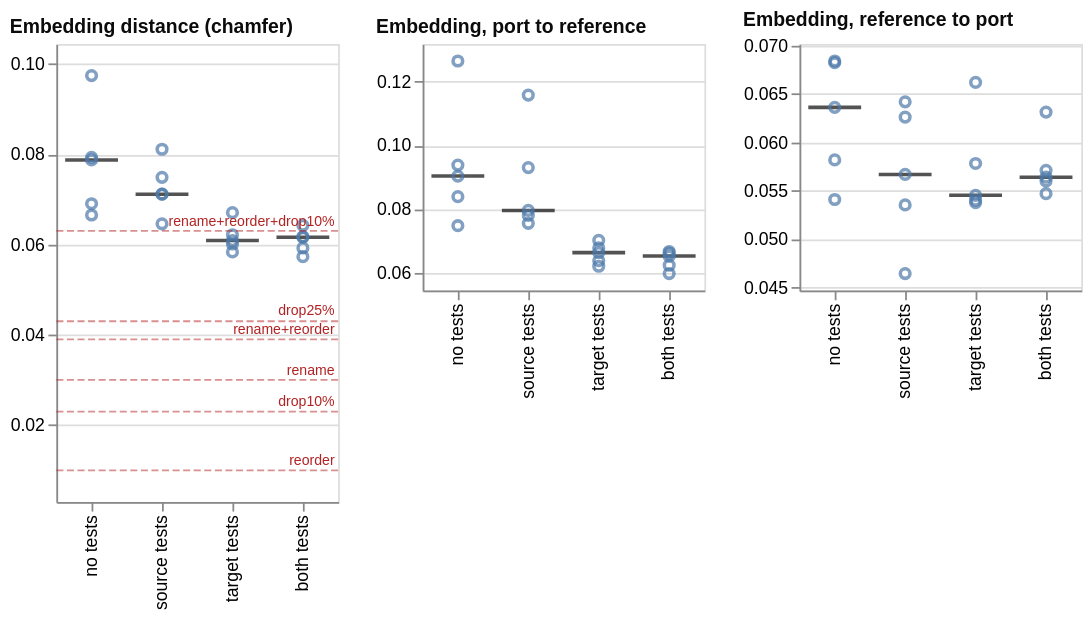

Describe this chart as a Vega-Lite specification.
### Vega-Lite specification from a JSON file in a GitHub repository (floating-point values rounded to 4 significant figures)
{"config": {"view": {"continuousWidth": 300, "continuousHeight": 300}}, "concat": [{"layer": [{"data": {"name": "data-320145745ffd850612bb5188b7b356c6"}, "mark": {"type": "tick", "color": "#0b0b0b", "opacity": 0.7, "size": 30, "thickness": 2}, "encoding": {"x": {"field": "condition", "scale": {"paddingInner": 0.25, "paddingOuter": 0.125}, "sort": ["no tests", "source tests", "target tests", "both tests"], "title": null, "type": "nominal"}, "y": {"aggregate": "median", "field": "value", "scale": {"domain": [0.003009, 0.1044], "nice": false}, "title": null, "type": "quantitative"}}}, {"data": {"name": "data-320145745ffd850612bb5188b7b356c6"}, "mark": {"type": "point"}, "encoding": {"x": {"field": "condition", "scale": {"paddingInner": 0.25, "paddingOuter": 0.125}, "sort": ["no tests", "source tests", "target tests", "both tests"], "title": null, "type": "nominal"}, "xOffset": {"field": "nudge", "scale": {"domain": [-1.0, 1.0], "range": [9.0, 21.0]}, "title": null, "type": "quantitative"}, "y": {"field": "value", "scale": {"domain": [0.003009, 0.1044], "nice": false}, "type": "quantitative"}}}, {"data": {"name": "data-320145745ffd850612bb5188b7b356c6"}, "mark": {"type": "rule"}, "encoding": {"y": {"aggregate": "median", "field": "reference", "scale": {"domain": [0.003009, 0.1044], "nice": false}, "type": "quantitative"}}, "transform": [{"filter": {"field": "reference", "valid": true}}]}, {"data": {"name": "data-3fe7fed6b55929babe2a09421447d04a"}, "mark": {"type": "rule", "color": "firebrick", "opacity": 0.5, "strokeDash": [4, 2]}, "encoding": {"y": {"field": "level", "scale": {"domain": [0.003009, 0.1044], "nice": false}, "title": null, "type": "quantitative"}}}, {"data": {"name": "data-e507f2c4ffd747d146d0e03620f8a073"}, "mark": {"type": "text", "align": "right", "baseline": "bottom", "color": "firebrick", "dy": -1, "fontSize": 8}, "encoding": {"text": {"field": "label", "type": "nominal"}, "x": {"value": 158}, "y": {"field": "level", "scale": {"domain": [0.003009, 0.1044], "nice": false}, "title": null, "type": "quantitative"}}}], "height": 260, "title": {"text": "Embedding distance (chamfer)", "anchor": "start", "color": "#0b0b0b", "fontSize": 11}, "width": 160}, {"layer": [{"mark": {"type": "tick", "color": "#0b0b0b", "opacity": 0.7, "size": 30, "thickness": 2}, "encoding": {"x": {"field": "condition", "scale": {"paddingInner": 0.25, "paddingOuter": 0.125}, "sort": ["no tests", "source tests", "target tests", "both tests"], "title": null, "type": "nominal"}, "y": {"aggregate": "median", "field": "value", "scale": {"domain": [0.05457, 0.1317], "nice": false}, "title": null, "type": "quantitative"}}}, {"mark": {"type": "point"}, "encoding": {"x": {"field": "condition", "scale": {"paddingInner": 0.25, "paddingOuter": 0.125}, "sort": ["no tests", "source tests", "target tests", "both tests"], "title": null, "type": "nominal"}, "xOffset": {"field": "nudge", "scale": {"domain": [-1.0, 1.0], "range": [9.0, 21.0]}, "title": null, "type": "quantitative"}, "y": {"field": "value", "scale": {"domain": [0.05457, 0.1317], "nice": false}, "type": "quantitative"}}}, {"mark": {"type": "rule"}, "encoding": {"y": {"aggregate": "median", "field": "reference", "scale": {"domain": [0.05457, 0.1317], "nice": false}, "type": "quantitative"}}, "transform": [{"filter": {"field": "reference", "valid": true}}]}], "data": {"name": "data-b294ac508c6a337ac288a2f5593ef48f"}, "height": 140, "title": {"text": "Embedding, port to reference", "anchor": "start", "color": "#0b0b0b", "fontSize": 11}, "width": 160}, {"layer": [{"mark": {"type": "tick", "color": "#0b0b0b", "opacity": 0.7, "size": 30, "thickness": 2}, "encoding": {"x": {"field": "condition", "scale": {"paddingInner": 0.25, "paddingOuter": 0.125}, "sort": ["no tests", "source tests", "target tests", "both tests"], "title": null, "type": "nominal"}, "y": {"aggregate": "median", "field": "value", "scale": {"domain": [0.04469, 0.07016], "nice": false}, "title": null, "type": "quantitative"}}}, {"mark": {"type": "point"}, "encoding": {"x": {"field": "condition", "scale": {"paddingInner": 0.25, "paddingOuter": 0.125}, "sort": ["no tests", "source tests", "target tests", "both tests"], "title": null, "type": "nominal"}, "xOffset": {"field": "nudge", "scale": {"domain": [-1.0, 1.0], "range": [9.0, 21.0]}, "title": null, "type": "quantitative"}, "y": {"field": "value", "scale": {"domain": [0.04469, 0.07016], "nice": false}, "type": "quantitative"}}}, {"mark": {"type": "rule"}, "encoding": {"y": {"aggregate": "median", "field": "reference", "scale": {"domain": [0.04469, 0.07016], "nice": false}, "type": "quantitative"}}, "transform": [{"filter": {"field": "reference", "valid": true}}]}], "data": {"name": "data-015674a244eeb3709d24a26098ff99f7"}, "height": 140, "title": {"text": "Embedding, reference to port", "anchor": "start", "color": "#0b0b0b", "fontSize": 11}, "width": 160}], "columns": 4, "$schema": "https://vega.github.io/schema/vega-lite/v6.4.1.json", "datasets": {"data-320145745ffd850612bb5188b7b356c6": [{"condition": "no tests", "layout": "kept the file layout", "metric": "chamfer_distance", "value": 0.0793, "reference": null, "nudge": 0.0}, {"condition": "no tests", "layout": "rebuilt the file layout", "metric": "chamfer_distance", "value": 0.06902, "reference": null, "nudge": 0.0}, {"condition": "no tests", "layout": "kept the file layout", "metric": "chamfer_distance", "value": 0.07872, "reference": null, "nudge": 0.0}, {"condition": "no tests", "layout": "rebuilt the file layout", "metric": "chamfer_distance", "value": 0.09739, "reference": null, "nudge": 0.0}, {"condition": "no tests", "layout": "rebuilt the file layout", "metric": "chamfer_distance", "value": 0.06652, "reference": null, "nudge": 0.0}, {"condition": "source tests", "layout": "kept the file layout", "metric": "chamfer_distance", "value": 0.06457, "reference": null, "nudge": 0.0}, {"condition": "source tests", "layout": "kept the file layout", "metric": "chamfer_distance", "value": 0.07113, "reference": null, "nudge": 0.0}, {"condition": "source tests", "layout": "kept the file layout", "metric": "chamfer_distance", "value": 0.08108, "reference": null, "nudge": 0.0}, {"condition": "source tests", "layout": "kept the file layout", "metric": "chamfer_distance", "value": 0.07113, "reference": null, "nudge": 0.0}, {"condition": "source tests", "layout": "kept the file layout", "metric": "chamfer_distance", "value": 0.07486, "reference": null, "nudge": 0.0}, {"condition": "target tests", "layout": "kept the file layout", "metric": "chamfer_distance", "value": 0.06216, "reference": null, "nudge": 0.0}, {"condition": "target tests", "layout": "kept the file layout", "metric": "chamfer_distance", "value": 0.05835, "reference": null, "nudge": 0.0}, {"condition": "target tests", "layout": "kept the file layout", "metric": "chamfer_distance", "value": 0.06086, "reference": null, "nudge": 0.0}, {"condition": "target tests", "layout": "kept the file layout", "metric": "chamfer_distance", "value": 0.0601, "reference": null, "nudge": 0.0}, {"condition": "target tests", "layout": "kept the file layout", "metric": "chamfer_distance", "value": 0.06705, "reference": null, "nudge": 0.0}, {"condition": "both tests", "layout": "kept the file layout", "metric": "chamfer_distance", "value": 0.06172, "reference": null, "nudge": 0.0}, {"condition": "both tests", "layout": "kept the file layout", "metric": "chamfer_distance", "value": 0.06424, "reference": null, "nudge": 0.0}, {"condition": "both tests", "layout": "kept the file layout", "metric": "chamfer_distance", "value": 0.05924, "reference": null, "nudge": 0.0}, {"condition": "both tests", "layout": "kept the file layout", "metric": "chamfer_distance", "value": 0.06159, "reference": null, "nudge": 0.0}, {"condition": "both tests", "layout": "kept the file layout", "metric": "chamfer_distance", "value": 0.05729, "reference": null, "nudge": 0.0}], "data-3fe7fed6b55929babe2a09421447d04a": [{"label": "reorder", "level": 0.01}, {"label": "drop10%", "level": 0.023}, {"label": "rename", "level": 0.03}, {"label": "rename+reorder", "level": 0.039}, {"label": "drop25%", "level": 0.043}, {"label": "rename+reorder+drop10%", "level": 0.063}], "data-e507f2c4ffd747d146d0e03620f8a073": [{"label": "reorder", "level": 0.01}, {"label": "drop10%", "level": 0.023}, {"label": "rename", "level": 0.03}, {"label": "rename+reorder", "level": 0.039}, {"label": "drop25%", "level": 0.04329}, {"label": "rename+reorder+drop10%", "level": 0.063}], "data-b294ac508c6a337ac288a2f5593ef48f": [{"condition": "no tests", "layout": "kept the file layout", "metric": "chamfer_a_to_b", "value": 0.09037, "reference": null, "nudge": 0.0}, {"condition": "no tests", "layout": "rebuilt the file layout", "metric": "chamfer_a_to_b", "value": 0.08395, "reference": null, "nudge": 0.0}, {"condition": "no tests", "layout": "kept the file layout", "metric": "chamfer_a_to_b", "value": 0.09382, "reference": null, "nudge": 0.0}, {"condition": "no tests", "layout": "rebuilt the file layout", "metric": "chamfer_a_to_b", "value": 0.1264, "reference": null, "nudge": 0.0}, {"condition": "no tests", "layout": "rebuilt the file layout", "metric": "chamfer_a_to_b", "value": 0.07486, "reference": null, "nudge": 0.0}, {"condition": "source tests", "layout": "kept the file layout", "metric": "chamfer_a_to_b", "value": 0.07561, "reference": null, "nudge": 0.0}, {"condition": "source tests", "layout": "kept the file layout", "metric": "chamfer_a_to_b", "value": 0.07965, "reference": null, "nudge": 0.0}, {"condition": "source tests", "layout": "kept the file layout", "metric": "chamfer_a_to_b", "value": 0.1157, "reference": null, "nudge": 0.0}, {"condition": "source tests", "layout": "kept the file layout", "metric": "chamfer_a_to_b", "value": 0.07808, "reference": null, "nudge": 0.0}, {"condition": "source tests", "layout": "kept the file layout", "metric": "chamfer_a_to_b", "value": 0.09304, "reference": null, "nudge": 0.0}, {"condition": "target tests", "layout": "kept the file layout", "metric": "chamfer_a_to_b", "value": 0.0703, "reference": null, "nudge": 0.0}, {"condition": "target tests", "layout": "kept the file layout", "metric": "chamfer_a_to_b", "value": 0.06217, "reference": null, "nudge": 0.0}, {"condition": "target tests", "layout": "kept the file layout", "metric": "chamfer_a_to_b", "value": 0.06391, "reference": null, "nudge": 0.0}, {"condition": "target tests", "layout": "kept the file layout", "metric": "chamfer_a_to_b", "value": 0.06643, "reference": null, "nudge": 0.0}, {"condition": "target tests", "layout": "kept the file layout", "metric": "chamfer_a_to_b", "value": 0.0679, "reference": null, "nudge": 0.0}, {"condition": "both tests", "layout": "kept the file layout", "metric": "chamfer_a_to_b", "value": 0.06633, "reference": null, "nudge": 0.0}, {"condition": "both tests", "layout": "kept the file layout", "metric": "chamfer_a_to_b", "value": 0.06536, "reference": null, "nudge": 0.0}, {"condition": "both tests", "layout": "kept the file layout", "metric": "chamfer_a_to_b", "value": 0.06248, "reference": null, "nudge": 0.0}, {"condition": "both tests", "layout": "kept the file layout", "metric": "chamfer_a_to_b", "value": 0.06678, "reference": null, "nudge": 0.0}, {"condition": "both tests", "layout": "kept the file layout", "metric": "chamfer_a_to_b", "value": 0.05989, "reference": null, "nudge": 0.0}], "data-015674a244eeb3709d24a26098ff99f7": [{"condition": "no tests", "layout": "kept the file layout", "metric": "chamfer_b_to_a", "value": 0.06823, "reference": null, "nudge": 0.0}, {"condition": "no tests", "layout": "rebuilt the file layout", "metric": "chamfer_b_to_a", "value": 0.0541, "reference": null, "nudge": 0.0}, {"condition": "no tests", "layout": "kept the file layout", "metric": "chamfer_b_to_a", "value": 0.06361, "reference": null, "nudge": 0.0}, {"condition": "no tests", "layout": "rebuilt the file layout", "metric": "chamfer_b_to_a", "value": 0.0684, "reference": null, "nudge": 0.0}, {"condition": "no tests", "layout": "rebuilt the file layout", "metric": "chamfer_b_to_a", "value": 0.05819, "reference": null, "nudge": 0.0}, {"condition": "source tests", "layout": "kept the file layout", "metric": "chamfer_b_to_a", "value": 0.05354, "reference": null, "nudge": 0.0}, {"condition": "source tests", "layout": "kept the file layout", "metric": "chamfer_b_to_a", "value": 0.06261, "reference": null, "nudge": 0.0}, {"condition": "source tests", "layout": "kept the file layout", "metric": "chamfer_b_to_a", "value": 0.04644, "reference": null, "nudge": 0.0}, {"condition": "source tests", "layout": "kept the file layout", "metric": "chamfer_b_to_a", "value": 0.06418, "reference": null, "nudge": 0.0}, {"condition": "source tests", "layout": "kept the file layout", "metric": "chamfer_b_to_a", "value": 0.05669, "reference": null, "nudge": 0.0}, {"condition": "target tests", "layout": "kept the file layout", "metric": "chamfer_b_to_a", "value": 0.05402, "reference": null, "nudge": 0.0}, {"condition": "target tests", "layout": "kept the file layout", "metric": "chamfer_b_to_a", "value": 0.05452, "reference": null, "nudge": 0.0}, {"condition": "target tests", "layout": "kept the file layout", "metric": "chamfer_b_to_a", "value": 0.05782, "reference": null, "nudge": 0.0}, {"condition": "target tests", "layout": "kept the file layout", "metric": "chamfer_b_to_a", "value": 0.05377, "reference": null, "nudge": 0.0}, {"condition": "target tests", "layout": "kept the file layout", "metric": "chamfer_b_to_a", "value": 0.06619, "reference": null, "nudge": 0.0}, {"condition": "both tests", "layout": "kept the file layout", "metric": "chamfer_b_to_a", "value": 0.05711, "reference": null, "nudge": 0.0}, {"condition": "both tests", "layout": "kept the file layout", "metric": "chamfer_b_to_a", "value": 0.06313, "reference": null, "nudge": 0.0}, {"condition": "both tests", "layout": "kept the file layout", "metric": "chamfer_b_to_a", "value": 0.056, "reference": null, "nudge": 0.0}, {"condition": "both tests", "layout": "kept the file layout", "metric": "chamfer_b_to_a", "value": 0.0564, "reference": null, "nudge": 0.0}, {"condition": "both tests", "layout": "kept the file layout", "metric": "chamfer_b_to_a", "value": 0.0547, "reference": null, "nudge": 0.0}]}}
